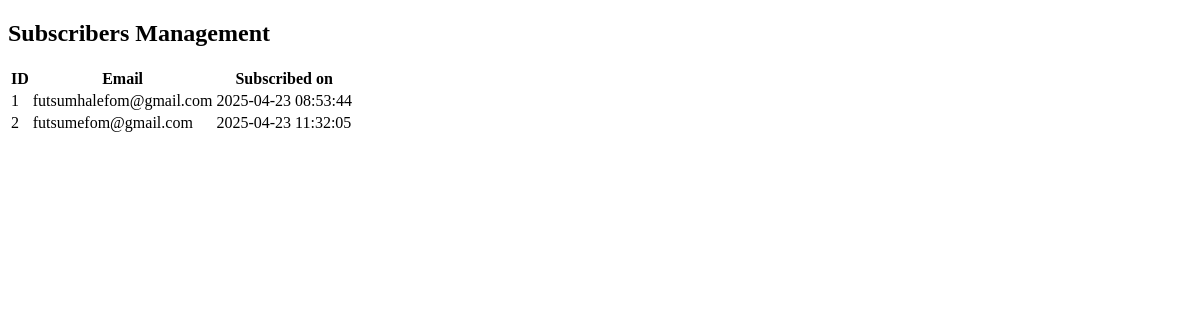
Before: /admin/subscribers (signed in) with the older database file.
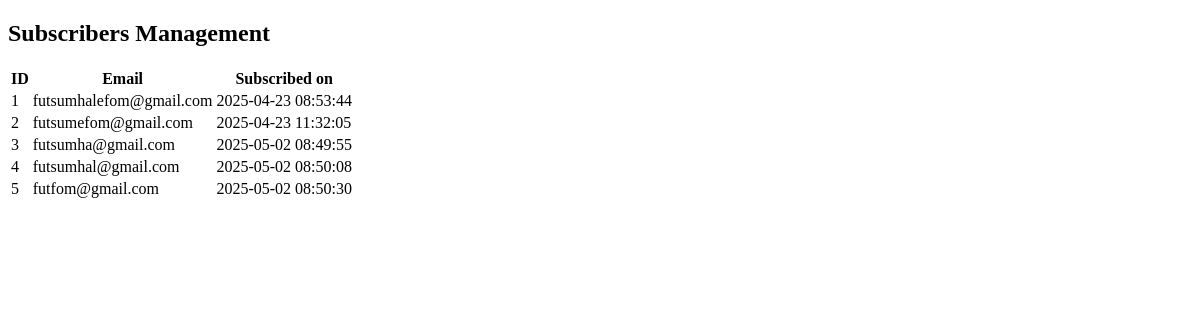
After: the same page with the newer database file.
### main.py (models this page shows)
class NewsletterSubscriber(db.Model):
    id = db.Column(db.Integer, primary_key=True)
    email = db.Column(db.String(120), unique=True, nullable=False)
    subscribed_on = db.Column(db.DateTime, default=db.func.current_timestamp())

### main.py (the view)
@app.route('/admin/subscribers')
@login_required
def admin_subscribers():
    if not current_user.is_admin:
        abort(403)
    users = NewsletterSubscriber.query.all()
    return render_template('admin/admin_subscribers.html', users=users)

### main.py (called while the page is built)
@login_manager.user_loader
def load_user(user_id):
    return User.query.get(int(user_id))

### templates/admin/admin_subscribers.html (shortened to what this page needs)
<!DOCTYPE html>
<html lang="en">
<head>
</head>
<body>
<div class="container mt-5">
  <h2 class="mb-4">Subscribers Management</h2>
  <table class="table table-bordered table-hover">
    <thead class="table-dark">
      <tr>
        <th>ID</th>
        <th>Email</th>
        <th>Subscribed on</th>
      </tr>
    </thead>
    <tbody>
      {% for user in users %}
      <tr>
        <td>{{ user.id }}</td>
        <td>{{ user.email }}</td>
        <td>{{ user.subscribed_on }}</td>
      </tr>
      {% endfor %}
    </tbody>
  </table>
</div>
</body>
</html>

Changed rows visible on the page:
added NewsletterSubscriber: id "3", email "futsumha@gmail.com", subscribed_on "2025-05-02 08:49:55"
added NewsletterSubscriber: id "4", email "futsumhal@gmail.com", subscribed_on "2025-05-02 08:50:08"
added NewsletterSubscriber: id "5", email "futfom@gmail.com", subscribed_on "2025-05-02 08:50:30"
